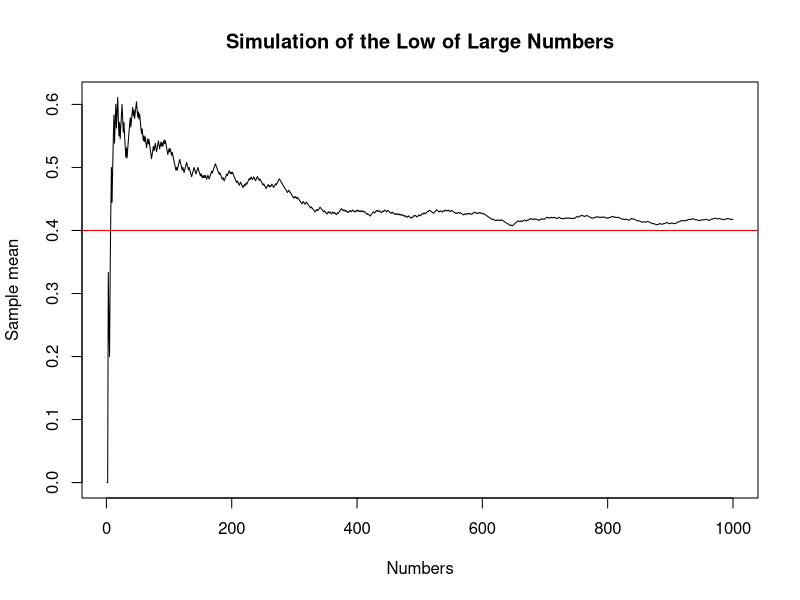
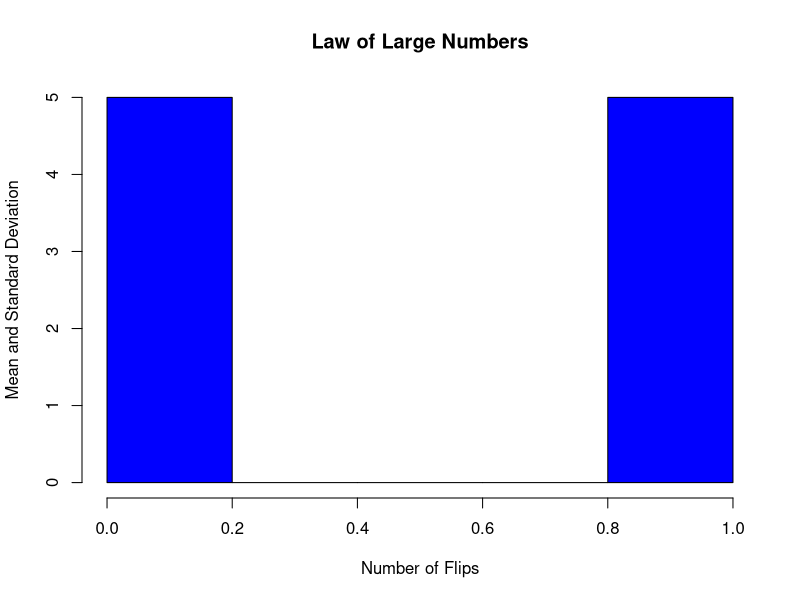

R code for these plots, in order: (Note: this script raises an error after producing the figures.)
#setting a parameters of Bi(n, p)
n <- 1000
p <- 0.4

#dataframe
df <- data.frame(bi = rbinom(n, 1, p)  ,count = 0, mean = 0)
ifelse(df$bi[1] == 1, df[1, 2:3] <- 1, 0)
for (i in 2 : n){
  df$count[i] <- ifelse(df$bi[i] == 1, df$count[i]<-df$count[i - 1]+1, df$count[i - 1])
  df$mean[i] <- df$count[i] / i
}

#graph
plot(df$mean, type='l',
     main = "Simulation of the Low of Large Numbers",
     xlab="Numbers", ylab="Sample mean")
abline(h = p, col="red")
#########
n.draws <- 1200
means <- rep(NA, n.draws) ## containers for the mean
sds <- rep(NA, n.draws) ## and standard deviation
## Begin by generating n.draws from the normal distribution
## See how the mean and standard deviation changes as
## we inlcude more of the draws
x <- rnorm(n=n.draws, mean=1, sd=3)

## simulation
for (i in 1:n.draws){
    means[i] <- mean(x[1:i]) ## mean of the first i draws
    sds[i] <- sd(x[1:i]) ## standard deviation of the first i draws
}

flips <- sample(c(0,1), 10, replace = TRUE, prob = c(0.5, 0.5))
## Plot the results
hist(flips, xlab="Number of Flips", main="Law of Large Numbers",
          col="blue", ylab="Mean and Standard Deviation", xlim=c(0, 1))
flips<-as.data.frame(flips)
flips$flips[flips$flips==1] <- 2
flips$flips[flips$flips==0] <- 1


require(ggplot2)
ggplot(flips, aes(x=flips)) +
  geom_histogram(binwidth=.6, colour="black", fill="Orange") +
   ggtitle("Law of Large Numbers") +
  xlab("Coin Outcomes") +
  ylab("Number of Times the Coin was Flipped") +
  scale_x_discrete(limits=c("Heads", "Tails")) +
  geom_vline(aes(xintercept=mean(flips, na.rm=T)),   # Ignore NA values for mean
             color="red", linetype="dashed", size=1)


G =  ggplot(flips, aes(x=flips)) +
  geom_bar(colour="black", fill=topo.colors(n=2)) +
  ggtitle("Law of Large Numbers Demonstration Histogram") +
  xlab("Coin Flip Outcomes") +
  ylab("Number of Times the Coin was Flipped") +
  scale_x_discrete(limits=c("Heads", "Tails")) +
  geom_vline(aes(xintercept=mean(flips, na.rm=F)),
             color="red", linetype="dashed", size=.5)
G




ggplot(flips, aes(x=flips)) + geom_histogram(binwidth=.5)

ggplot(flips, aes(x=rating)) + 
  geom_histogram(aes(y=..density..),      # Histogram with density instead of count on y-axis
                 binwidth=.5,
                 colour="black", fill="white") +
  geom_density(alpha=.2, fill="#FF6666")  # Overlay with transparent density plot
  
  